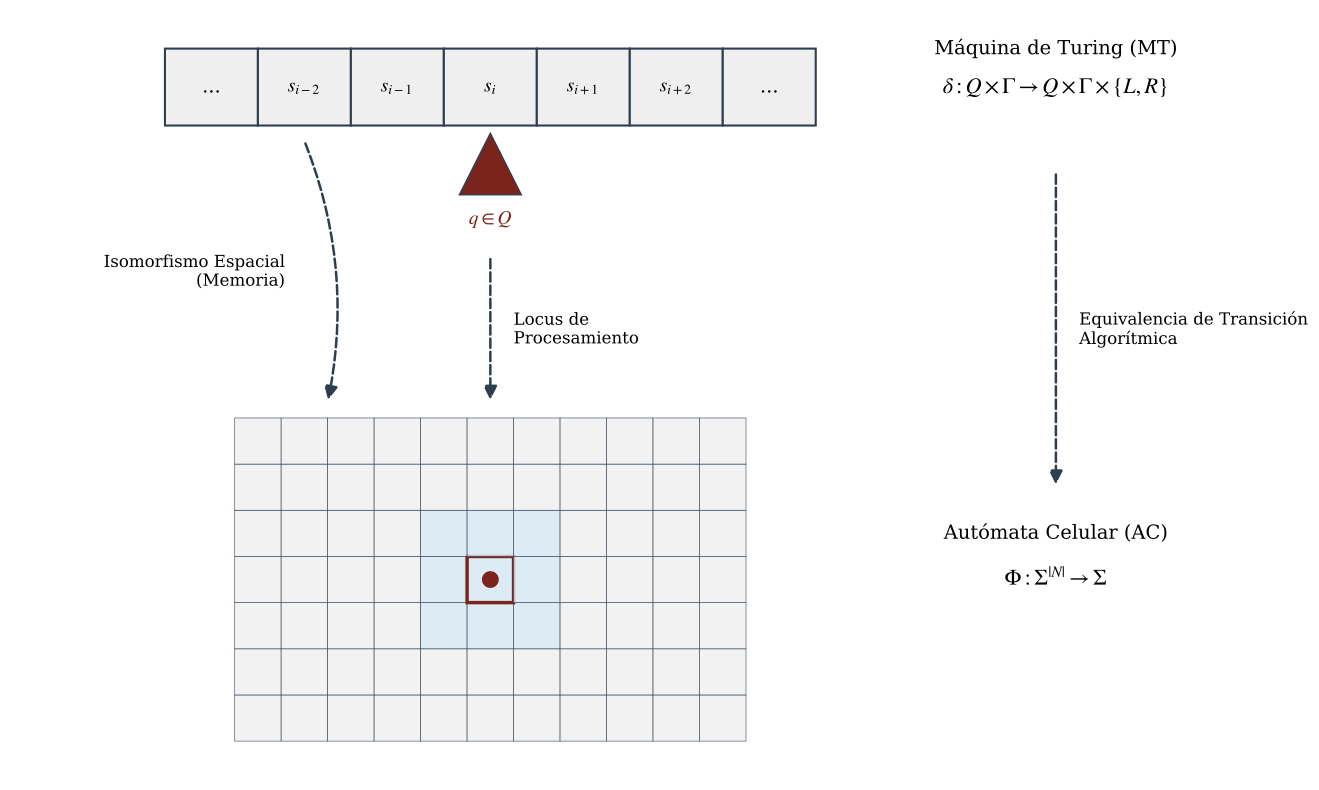

Reproduce this figure in Python.
import matplotlib.pyplot as plt
import matplotlib.patches as patches

def generar_diagrama_isomorfismo():
    # Configuración de tipografía matemática para emular el estilo LaTeX (Times/STIX)
    plt.rcParams['mathtext.fontset'] = 'stix'
    plt.rcParams['font.family'] = 'serif'
    plt.rcParams['font.size'] = 12

    # Creación del lienzo con dimensiones calibradas (relación 16:10)
    fig, ax = plt.subplots(figsize=(16, 10))
    ax.set_xlim(0, 16)
    ax.set_ylim(0, 10)
    ax.axis('off') # Se apagan los ejes para un estilo de diagrama puramente teórico

    # Paleta de colores académica
    C_FILL = "#EFEFEF"
    C_EDGE = "#2C3E50"
    C_HIGHLIGHT = "#D4E6F1"
    C_ACCENT = "#7B241C"

    # =========================================================================
    # 1. PANEL SUPERIOR: MODELO DE LA MÁQUINA DE TURING (MT)
    # =========================================================================
    mt_cell_w = 1.2
    mt_cell_h = 1.0
    mt_start_x = 2.0
    mt_start_y = 8.5
    num_cells = 7

    labels = ["...", r"$s_{i-2}$", r"$s_{i-1}$", r"$s_i$", r"$s_{i+1}$", r"$s_{i+2}$", "..."]

    # Renderizado de la Cinta Infinita
    for i in range(num_cells):
        x = mt_start_x + i * mt_cell_w
        rect = patches.Rectangle((x, mt_start_y), mt_cell_w, mt_cell_h, 
                                 facecolor=C_FILL, edgecolor=C_EDGE, linewidth=1.5)
        ax.add_patch(rect)
        ax.text(x + mt_cell_w/2, mt_start_y + mt_cell_h/2, labels[i], 
                ha='center', va='center', fontsize=14)

    # Renderizado del Cabezal de Lectura/Escritura
    head_x = mt_start_x + 3 * mt_cell_w + mt_cell_w/2 # Centro de la celda i
    head_top_y = mt_start_y - 0.1
    head_bot_y = mt_start_y - 0.9
    head_w = 0.8
    
    triangle = patches.Polygon([[head_x, head_top_y], 
                                [head_x - head_w/2, head_bot_y], 
                                [head_x + head_w/2, head_bot_y]], 
                               closed=True, facecolor=C_ACCENT, edgecolor=C_EDGE)
    ax.add_patch(triangle)
    
    # Etiqueta de estado del cabezal
    ax.text(head_x, head_bot_y - 0.2, r"$q \in Q$", 
            ha='center', va='top', fontsize=14, color=C_ACCENT)

    # Ecuación y Título de la MT
    eq_mt_x = 13.5
    ax.text(eq_mt_x, mt_start_y + mt_cell_h, "Máquina de Turing (MT)", 
            ha='center', va='center', fontsize=14)
    ax.text(eq_mt_x, mt_start_y + mt_cell_h/2, 
            r"$\delta: Q \times \Gamma \rightarrow Q \times \Gamma \times \{L, R\}$", 
            ha='center', va='center', fontsize=16)


    # =========================================================================
    # 2. PANEL INFERIOR: AUTÓMATA CELULAR BIDIMENSIONAL (AC)
    # =========================================================================
    ca_cell_w = 0.6
    ca_rows = 7
    ca_cols = 11
    # Se ajusta ca_start_x para que el centro de la retícula se alinee con head_x
    center_col = 5
    center_row = 3
    ca_start_x = head_x - (center_col * ca_cell_w + ca_cell_w/2)
    ca_start_y = 0.5

    # Renderizado de la Retícula y la Vecindad de Moore
    for r in range(ca_rows):
        for c in range(ca_cols):
            x = ca_start_x + c * ca_cell_w
            y = ca_start_y + r * ca_cell_w
            
            # Subrayado topológico de la vecindad de Moore (3x3)
            if (center_row - 1 <= r <= center_row + 1) and (center_col - 1 <= c <= center_col + 1):
                facecolor = C_HIGHLIGHT
            else:
                facecolor = C_FILL
                
            rect = patches.Rectangle((x, y), ca_cell_w, ca_cell_w, 
                                     facecolor=facecolor, edgecolor=C_EDGE, 
                                     linewidth=0.5, alpha=0.8)
            ax.add_patch(rect)
            
            # Destacado del Locus Central
            if r == center_row and c == center_col:
                rect_center = patches.Rectangle((x, y), ca_cell_w, ca_cell_w, 
                                                fill=False, edgecolor=C_ACCENT, linewidth=2.5)
                ax.add_patch(rect_center)
                circle = patches.Circle((x + ca_cell_w/2, y + ca_cell_w/2), 
                                        radius=ca_cell_w/6, color=C_ACCENT)
                ax.add_patch(circle)

    # Ecuación y Título del AC
    eq_ca_y = ca_start_y + (ca_rows * ca_cell_w) / 2
    ax.text(eq_mt_x, ca_start_y + (ca_rows * ca_cell_w) - 1.5, "Autómata Celular (AC)", 
            ha='center', va='center', fontsize=14)
    ax.text(eq_mt_x, eq_ca_y, r"$\Phi: \Sigma^{|N|} \rightarrow \Sigma$", 
            ha='center', va='center', fontsize=16)


    # =========================================================================
    # 3. CONEXIONES DE ISOMORFISMO (MAPEO TOPOLÓGICO)
    # =========================================================================
    arrow_props = dict(arrowstyle="-|>", color=C_EDGE, ls="dashed", lw=1.8, mutation_scale=20)
    bbox_props = dict(boxstyle="round,pad=0.3", fc="white", ec="none", alpha=0.9)

    # a) Isomorfismo Espacial (Memoria): Cinta -> Retícula
    start_1 = (mt_start_x + 1.5 * mt_cell_w, mt_start_y - 0.2)
    end_1 = (ca_start_x + 2 * ca_cell_w, ca_start_y + ca_rows * ca_cell_w + 0.2)
    ax.annotate("", xy=end_1, xytext=start_1, 
                arrowprops=dict(connectionstyle="arc3,rad=-0.15", **arrow_props))
    ax.text((start_1[0]+end_1[0])/2 - 0.4, (start_1[1]+end_1[1])/2, 
            "Isomorfismo Espacial\n(Memoria)", ha='right', va='center', fontsize=12)

    # b) Locus de Procesamiento: Cabezal -> Vecindad activa
    start_2 = (head_x, head_bot_y - 0.8)
    end_2 = (head_x, ca_start_y + ca_rows * ca_cell_w + 0.2)
    ax.annotate("", xy=end_2, xytext=start_2, 
                arrowprops=dict(connectionstyle="arc3,rad=0", **arrow_props))
    ax.text(head_x + 0.3, (start_2[1]+end_2[1])/2, 
            "Locus de\nProcesamiento", ha='left', va='center', fontsize=12, bbox=bbox_props)

    # c) Equivalencia de Transición Algorítmica: delta -> Phi
    start_3 = (eq_mt_x, mt_start_y - 0.6)
    end_3 = (eq_mt_x, eq_ca_y + 1.2)
    ax.annotate("", xy=end_3, xytext=start_3, 
                arrowprops=dict(connectionstyle="arc3,rad=0", **arrow_props))
    ax.text(eq_mt_x + 0.3, (start_3[1]+end_3[1])/2, 
            "Equivalencia de Transición\nAlgorítmica", ha='left', va='center', fontsize=12)

    # Guardar en vector (PDF) asegurando la limpieza de los bordes
    plt.savefig("equivalencia_turing.pdf", format="pdf", bbox_inches="tight")
    print("El archivo 'equivalencia_turing.pdf' se ha generado exitosamente.")

if __name__ == "__main__":
    generar_diagrama_isomorfismo()
